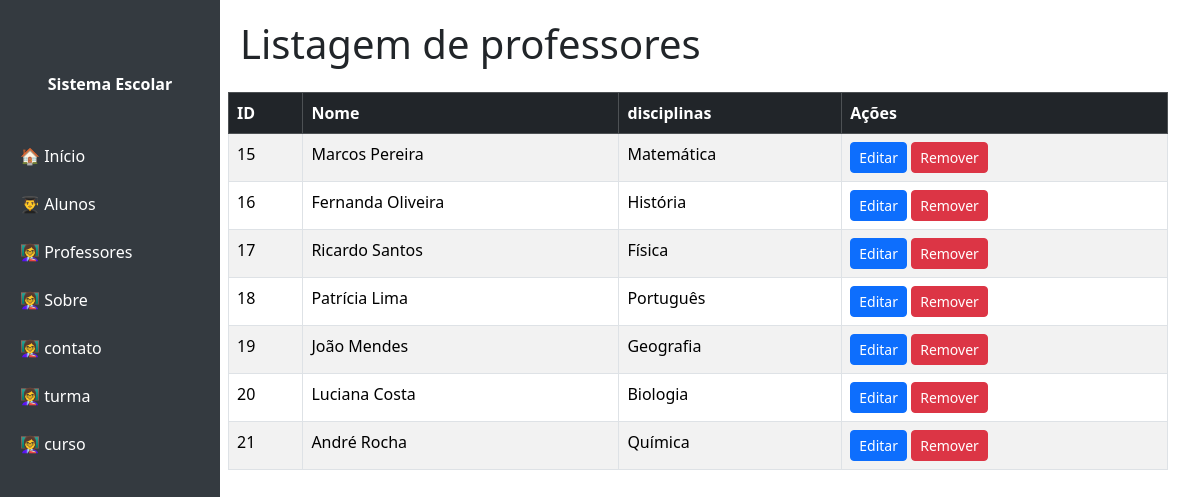
Screenshot of /professor with the database file from the repository.
### tables this page shows
CREATE TABLE "professor" (
	"id"	INTEGER,
	"nome"	TEXT NOT NULL,
	"disciplinas"	TEXT NOT NULL,
	PRIMARY KEY("id" AUTOINCREMENT)
);

### app.py (the view)
@app.route('/professor')
def listar_professor():
    dao = ProfessorDAO()
    lista = dao.listar()
    return render_template('professor/lista.html', lista_professor=lista)

### dao/db_config.py (called while the page is built)
def get_connection():
    conn = sqlite3.connect(DB_PATH)
    return conn

### dao/professor_dao.py (called while the page is built)
    def listar (self):
        conn = get_connection()
        cursor = conn.cursor()
        cursor.execute(self.sqlSelect)
        lista = cursor.fetchall()
        conn.close()
        return lista

### templates/professor/lista.html
{% include 'cabecalho.html' %}
<h1 class="mb-4">Listagem de professores </h1>
<div class ="row">
    <div class="row">
<table class="table table-bordered table-striped">
    <thead class="table-dark">
      <tr>
        <th>ID</th>
        <th>Nome</th>
        <th>disciplinas</th>
        <th>Ações</th>
         </tr>
    </thead>
    <tbody>
      {% for item in lista_professor %}
      <tr>
        <td>{{ item[0] }}</td>
        <td>{{ item[1] }}</td>
        <td>{{ item[2] }}</td>
        <td>
          <a href="/professor/editar/{{ item[0] }}" class="btn btn-primary btn-sm">Editar</a>
          <a href="/professor/remover/{{ item[0] }}" class="btn btn-danger btn-sm"
             onclick="return confirm('Tem certeza que deseja remover este professor?');">
             Remover
          </a>
        </td>
      </tr>
      {% endfor %}
    </tbody>
  </table>
</div>

### templates/cabecalho.html (style rules this page uses)
body { min-height: 100vh; }

### rows the page displays
professor: id "15", nome "Marcos Pereira", disciplinas "Matemática"
professor: id "16", nome "Fernanda Oliveira", disciplinas "História"
professor: id "17", nome "Ricardo Santos", disciplinas "Física"
professor: id "18", nome "Patrícia Lima", disciplinas "Português"
professor: id "19", nome "João Mendes", disciplinas "Geografia"
professor: id "20", nome "Luciana Costa", disciplinas "Biologia"
professor: id "21", nome "André Rocha", disciplinas "Química"
